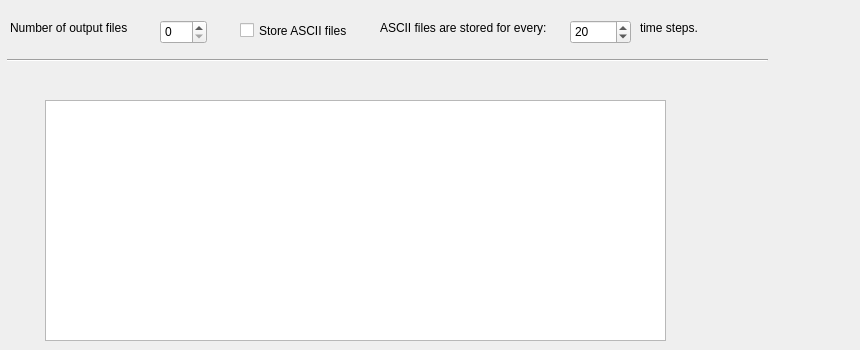
    <widget class="QWidget" name="tab_9">
     <attribute name="title">
      <string>Ouput</string>
     </attribute>
     <widget class="QSpinBox" name="nOutFiles">
      <property name="geometry">
       <rect>
        <x>160</x>
        <y>20</y>
        <width>47</width>
        <height>24</height>
       </rect>
      </property>
      <property name="maximum">
       <number>9</number>
      </property>
     </widget>
     <widget class="QLabel" name="label">
      <property name="geometry">
       <rect>
        <x>10</x>
        <y>20</y>
        <width>151</width>
        <height>16</height>
       </rect>
      </property>
      <property name="text">
       <string>Number of output files</string>
      </property>
     </widget>
     <widget class="Line" name="line_28">
      <property name="geometry">
       <rect>
        <x>7</x>
        <y>50</y>
        <width>761</width>
        <height>20</height>
       </rect>
      </property>
      <property name="orientation">
       <enum>Qt::Horizontal</enum>
      </property>
     </widget>
     <widget class="QTableWidget" name="tableWidget">
      <property name="geometry">
       <rect>
        <x>45</x>
        <y>100</y>
        <width>621</width>
        <height>241</height>
       </rect>
      </property>
     </widget>
     <widget class="QCheckBox" name="storeAscii_onOff">
      <property name="geometry">
       <rect>
        <x>240</x>
        <y>20</y>
        <width>121</width>
        <height>21</height>
       </rect>
      </property>
      <property name="text">
       <string>Store ASCII files</string>
      </property>
     </widget>
     <widget class="QSpinBox" name="nASCII">
      <property name="geometry">
       <rect>
        <x>570</x>
        <y>20</y>
        <width>61</width>
        <height>24</height>
       </rect>
      </property>
      <property name="maximum">
       <number>1000</number>
      </property>
      <property name="value">
       <number>20</number>
      </property>
     </widget>
     <widget class="QLabel" name="ACCII_label">
      <property name="geometry">
       <rect>
        <x>380</x>
        <y>20</y>
        <width>211</width>
        <height>16</height>
       </rect>
      </property>
      <property name="text">
       <string>ASCII files are stored for every:</string>
      </property>
     </widget>
     <widget class="QLabel" name="ASCII_label2">
      <property name="geometry">
       <rect>
        <x>640</x>
        <y>20</y>
        <width>211</width>
        <height>16</height>
       </rect>
      </property>
      <property name="text">
       <string>time steps.</string>
      </property>
     </widget>
    </widget>
